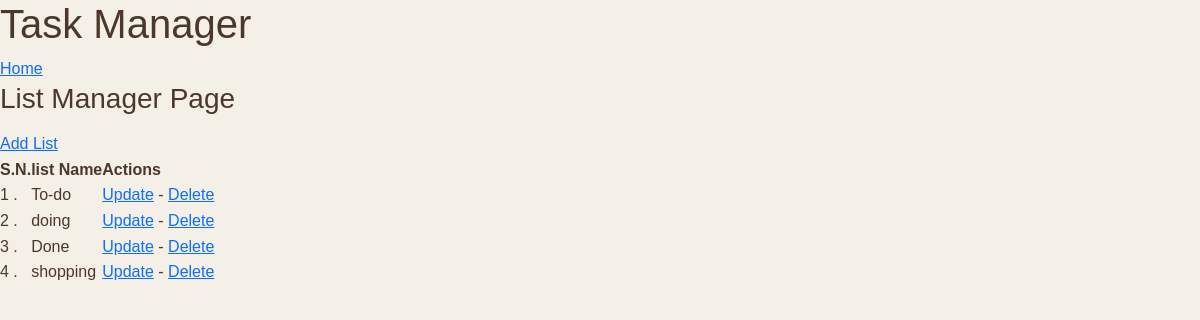
The page /manage-list.php on the database its author committed.
### tables this page shows
CREATE TABLE `tbl_lists` (
  `list_id` int(10) UNSIGNED NOT NULL,
  `list_name` varchar(50) NOT NULL,
  `list_description` varchar(150) DEFAULT NULL
);

### manage-list.php (the view, shortened to what this page needs)
<!DOCTYPE html>
<html lang="en">
<head>
   <link href="https://cdn.jsdelivr.net/npm/bootstrap@5.3.0/dist/css/bootstrap.min.css" rel="stylesheet">
  <link rel="stylesheet" href="style.css">
</head>
<body>
    <h1>Task Manager</h1>
    <a href="<?php echo SITEURL; ?>home.php">Home</a>
    <h3> List Manager Page</h3>
 <div class="all-lists">
    <a href= "<?php echo SITEURL; ?>add-list.php"> Add List</a>
    <table>
         <tr>
            <th>S.N. </th>
            <th>list Name</th>
            <th>Actions</th>
          </tr>
            <?php
                $conn = mysqli_connect(LOCALHOST,DB_USERNAME,DB_PASSWORD) or die (mysqli_error());
                $sql="SELECT * FROM tbl_lists";
                $res = mysqli_query($conn,$sql);
                if($res == true){
                   $count_rows = mysqli_num_rows($res);
                   $sn = 1;
                   if($count_rows>0){
                    while($row=mysqli_fetch_assoc($res))
                        {
                        $list_id = $row['list_id'];
                        $list_name = $row['list_name'];
                        ?>
                          <tr>
                            <td><?php echo $sn++;?> .</td>
                            <td><?php echo $list_name; ?></td>
                            <td>
                                <a href="<?php echo SITEURL; ?>update-list.php? list_id=<?php echo $list_id;  ?>"> Update</a> -
                                <a href="<?php echo SITEURL;?> delete-list.php? list_id=<?php echo $list_id;  ?>"> Delete</a>
                            </a></td>
                            </tr>
                        <?php
                    }
                   }
                }
            ?>
    </table>
</div>
</body>
</html>

### style.css (style rules this page uses)
* { margin: 0; padding: 0; box-sizing: border-box; font-family: 'Arial', sans-serif; }
body { background-color: #f4efe7; color: #4b382a; line-height: 1.6; }

### rows shown on the page
tbl_lists: list_name "To-do"
tbl_lists: list_name "doing"
tbl_lists: list_name "Done"
tbl_lists: list_name "shopping"
